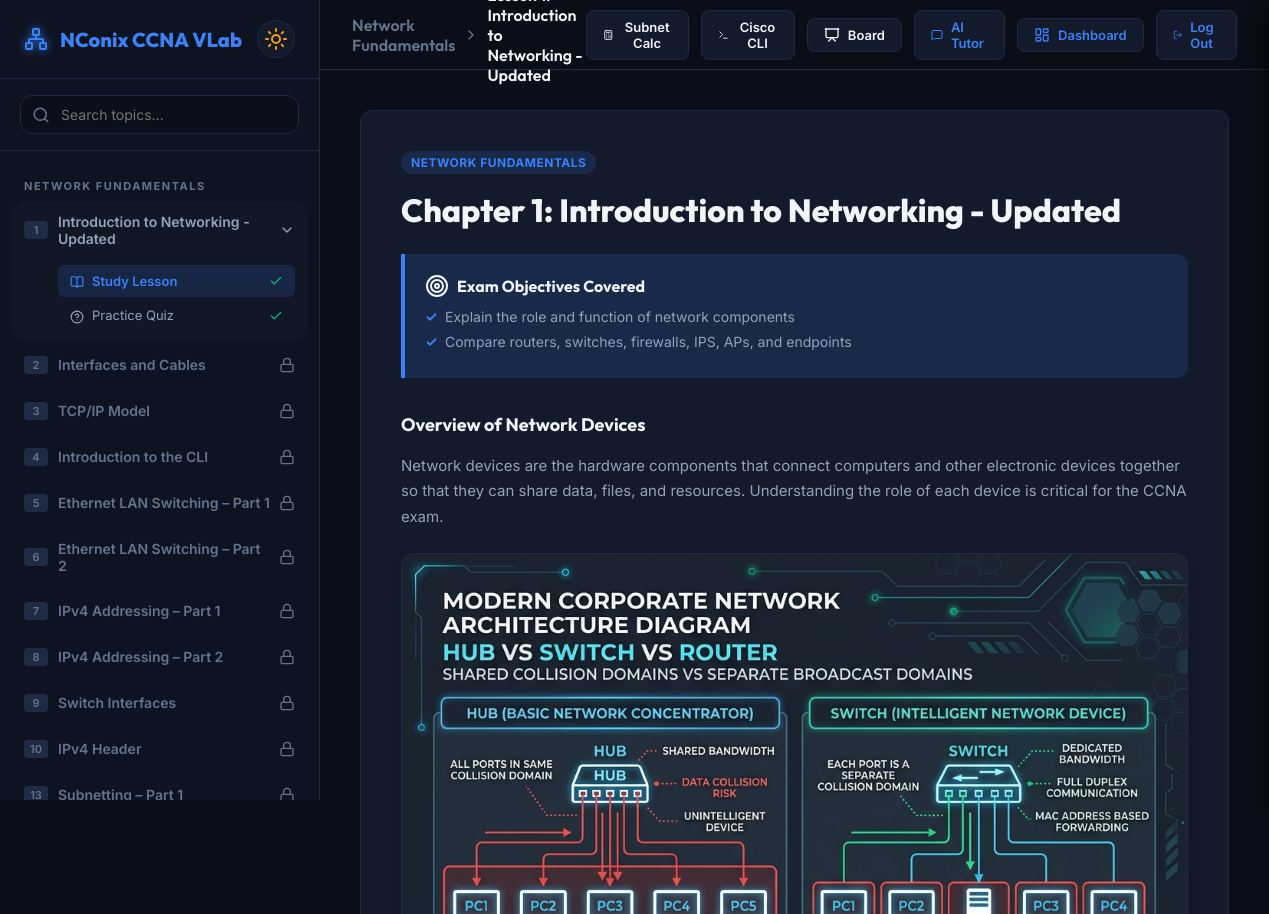
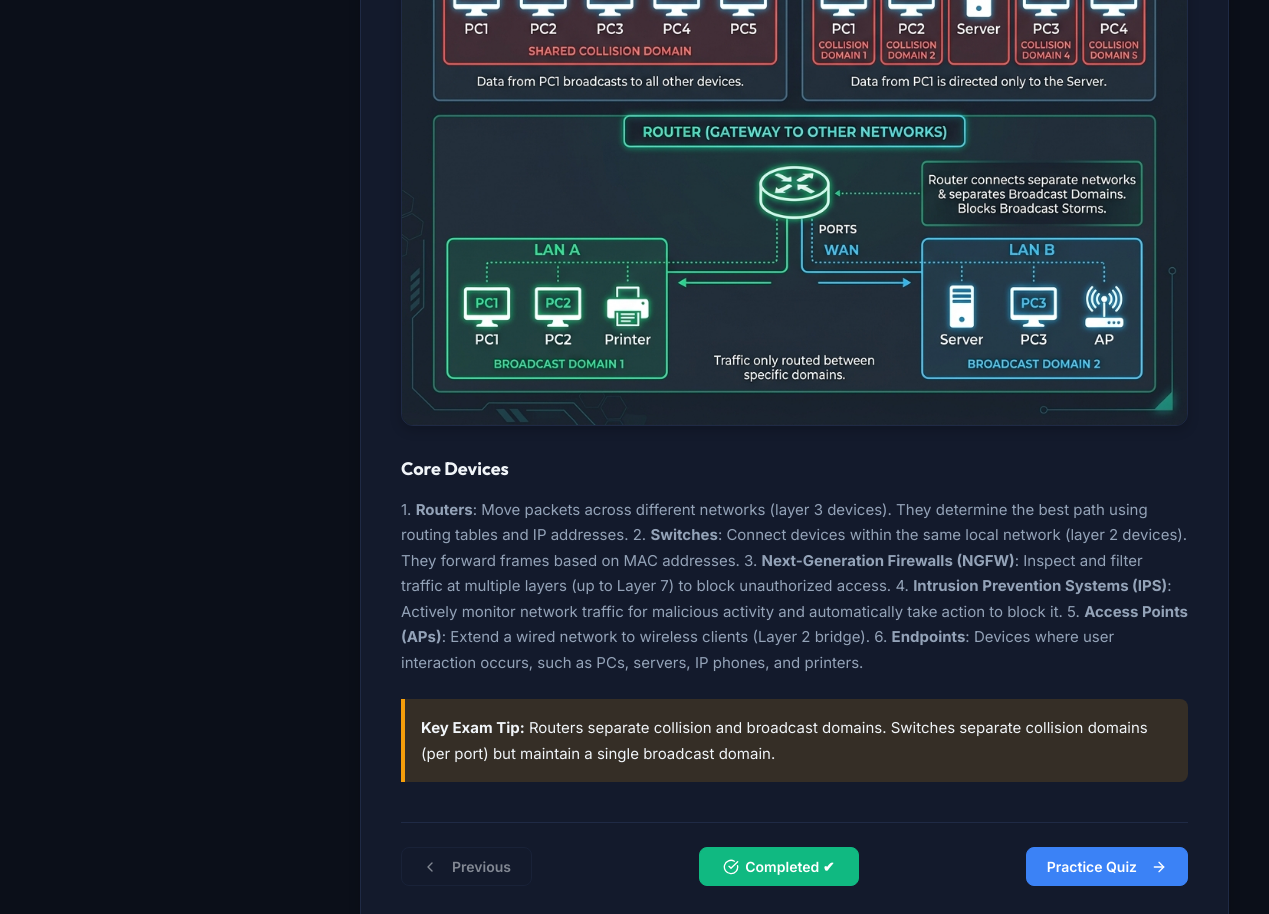
The app's page /lesson/1/ (signed in) with its own data (2 pictures, top to bottom).
### core/models.py (models this page shows, shortened)
class Domain(models.Model):
    name = models.CharField(max_length=100, unique=True)

class Topic(models.Model):
    id = models.IntegerField(primary_key=True)
    domain = models.ForeignKey(Domain, on_delete=models.CASCADE, related_name='topics')
    title = models.CharField(max_length=200)
    objectives = models.JSONField(default=list)  # list of strings
    lesson_content = models.TextField()  # markdown
    class Meta:
        ordering = ['id']

### core/views.py (the view)
# urls.py: path('lesson/<int:topic_id>/', views.lesson_view, name='lesson'),
@login_required
def lesson_view(request, topic_id):
    topic = get_object_or_404(Topic, id=topic_id)
    if hasattr(request.user, 'profile') and not request.user.profile.has_access_to_topic(topic_id):
        sidebar_domains = get_sidebar_data(request.user)
        return render(request, 'core/topic_locked.html', {
            'topic': topic,
            'sidebar_domains': sidebar_domains,
        })
    progress, _ = UserProgress.objects.get_or_create(user=request.user, topic=topic)
    parsed_lesson = parse_markdown(topic.lesson_content)
    sidebar_domains = get_sidebar_data(request.user)
    context = {
        'topic': topic,
        'current_topic_id': topic_id,
        'lesson_html': parsed_lesson,
        'progress': progress,
        'sidebar_domains': sidebar_domains,
        'active_page': 'lesson',
        'prev_id': topic_id - 1 if topic_id > 1 else None,
        'next_id': topic_id + 1 if topic_id < 63 else None,
    }
    return render(request, 'core/lesson.html', context)

### core/context_processors.py (called while the page is built)
def additional_topics(request):
    return {
        'additional_topics': AdditionalTopic.objects.all().order_by('created_at')
    }

### core/models.py (called while the page is built)
    def has_access_to_topic(self, topic_id):
        if self.role == 'admin':
            return True
        if self.unlock_all_topics:
            return True
        try:
            return int(topic_id) in (self.allowed_topics or [])
        except (ValueError, TypeError):
            return False

### core/templates/core/lesson.html (shortened to what this page needs)
{% extends 'core/base.html' %}
{% block breadcrumbs %}
  <span class="breadcrumb-root">{{ topic.domain.name }}</span>
  <span class="breadcrumb-separator"><i data-lucide="chevron-right"></i></span>
  <span class="breadcrumb-current">Lesson {{ topic.id }}: {{ topic.title }}</span>
{% endblock %}
{% block content %}
<div class="lesson-card">
  <span class="lesson-meta-tag">{{ topic.domain.name }}</span>
  <h2 class="lesson-title">Chapter {{ topic.id }}: {{ topic.title }}</h2>
  <div class="objectives-box">
    <h4><i data-lucide="target"></i> Exam Objectives Covered</h4>
    <ul class="objectives-list">
      {% for obj in topic.objectives %}
        <li>{{ obj }}</li>
      {% endfor %}
    </ul>
  </div>
  <div class="lesson-body" style="margin-top: 30px; line-height: 1.7;">
    {{ lesson_html|safe }}
  </div>
  <div class="lesson-actions" style="margin-top: 40px; display: flex; gap: 16px; flex-wrap: wrap;">
    {% if prev_id %}
      <a href="{% url 'lesson' prev_id %}" class="btn" style="text-decoration: none; display: inline-flex; align-items: center; border: 1px solid var(--border-color); background-color: var(--bg-card); color: var(--text-primary);">
        <i data-lucide="chevron-left" style="width: 16px; height: 16px; margin-right: 6px;"></i> Previous
      </a>
    {% else %}
      <button class="btn" disabled style="opacity: 0.5;">
        <i data-lucide="chevron-left" style="width: 16px; height: 16px; margin-right: 6px;"></i> Previous
      </button>
    {% endif %}
    <button class="btn {% if progress.lesson_completed %}btn-success{% else %}btn-success-outline{% endif %}" id="completeBtn" style="min-width: 160px; display: inline-flex; align-items: center; justify-content: center; gap: 6px;">
      <i data-lucide="check-circle" style="width: 16px; height: 16px;"></i>
      <span id="completeText">{% if progress.lesson_completed %}Completed ✔{% else %}Mark Completed{% endif %}</span>
    </button>
    <a href="{% url 'quiz' topic.id %}" class="btn btn-primary" style="text-decoration: none; display: inline-flex; align-items: center;">
      Practice Quiz <i data-lucide="arrow-right" style="width: 16px; height: 16px; margin-left: 6px;"></i>
    </a>
  </div>
</div>
{% endblock %}

### core/templates/core/base.html (shortened to what this page needs)
{% load static %}
<!DOCTYPE html>
<html lang="en" data-theme="dark">
<head>
  <link rel="stylesheet" href="{% static 'core/styles.css' %}">
</head>
<body>
  <div class="app-container">
    <aside class="sidebar" id="sidebar">
      <div class="sidebar-header">
        <a href="{% url 'dashboard' %}" class="logo" style="text-decoration: none;">
          <i data-lucide="network" class="logo-icon"></i>
          <span>NConix CCNA <span class="accent-text">VLab</span></span>
        </a>
        <button class="theme-toggle" id="themeToggleBtn" title="Toggle Light/Dark Mode">
          <i data-lucide="sun" class="sun-icon"></i>
        </button>
      </div>
      <div class="search-box">
        <i data-lucide="search" class="search-icon"></i>
        <input type="text" id="searchInput" placeholder="Search topics...">
      </div>
      <nav class="navigation">
        <div class="nav-list" id="navList">
          {% if user.is_authenticated %}
            {% for domain in sidebar_domains %}
              <div class="nav-section-title">{{ domain.name|upper }}</div>
              {% for topic in domain.topics %}
                <div class="chapter-item {% if active_page == 'lesson' or active_page == 'quiz' %}{% if topic.id == current_topic_id %}expanded{% endif %}{% endif %}" id="chapter-{{ topic.id }}" data-title="{{ topic.title }}">
                  <div class="chapter-header">
                    <div class="chapter-title-container">
                      <span class="chapter-number">{{ topic.id }}</span>
                      <span {% if topic.locked %}style="color: var(--text-muted);"{% endif %}>{{ topic.title }}</span>
                    </div>
                    {% if topic.locked %}
                      <i data-lucide="lock" class="chapter-chevron" style="color: var(--text-muted); transform: none !important;"></i>
                    {% else %}
                      <i data-lucide="chevron-right" class="chapter-chevron"></i>
                    {% endif %}
                  </div>
                  <div class="chapter-children">
                    {% if topic.locked %}
                      <div class="nav-sub-item disabled-nav-item" style="opacity: 0.4; cursor: not-allowed; pointer-events: none; padding-left: 20px;">
                        <span><i data-lucide="lock" class="sub-item-icon"></i>Study Lesson (Locked)</span>
                      </div>
                      <div class="nav-sub-item disabled-nav-item" style="opacity: 0.4; cursor: not-allowed; pointer-events: none; padding-left: 20px;">
                        <span><i data-lucide="lock" class="sub-item-icon"></i>Practice Quiz (Locked)</span>
                      </div>
                    {% else %}
                      <a href="{% url 'lesson' topic.id %}" class="nav-sub-item {% if active_page == 'lesson' and topic.id == current_topic_id %}active{% endif %} {% if topic.lesson_completed %}completed{% endif %}" id="nav-lesson-{{ topic.id }}">
                        <span><i data-lucide="book-open" class="sub-item-icon"></i>Study Lesson</span>
                        <i data-lucide="check" class="nav-check"></i>
                      </a>
                      <a href="{% url 'quiz' topic.id %}" class="nav-sub-item {% if active_page == 'quiz' and topic.id == current_topic_id %}active{% endif %} {% if topic.quiz_completed %}completed{% endif %}" id="nav-quiz-{{ topic.id }}">
                        <span><i data-lucide="help-circle" class="sub-item-icon"></i>Practice Quiz</span>
                        <i data-lucide="check" class="nav-check"></i>
                      </a>
                    {% endif %}
                  </div>
                </div>
              {% endfor %}
            {% endfor %}
          {% endif %}
        </div>
      </nav>
    </aside>
    <main class="workspace">
      <header class="header">
        <div class="header-breadcrumbs">
          {% block breadcrumbs %}{% endblock %}
        </div>
        <div class="header-actions">
          <button class="header-btn" id="toolSubnetBtn" title="Subnetting Calculator">
            <i data-lucide="calculator"></i>
            <span>Subnet Calc</span>
          </button>
          <button class="header-btn" id="toolCliBtn" title="Cisco IOS CLI Simulator">
            <i data-lucide="terminal"></i>
            <span>Cisco CLI</span>
          </button>
          {% if user.is_authenticated %}
            {% if active_page != 'admin_board' %}
              <button class="header-btn" id="toolBoardBtn" title="Live Shared Whiteboard" style="position: relative;">
                <i data-lucide="presentation"></i>
                <span>Board</span>
              </button>
            {% endif %}
            <a href="{% url 'tutor_bot' %}" class="header-btn {% if active_page == 'tutor_bot' %}highlight-btn{% endif %}" title="AI Networking Tutor" style="text-decoration: none;">
              <i data-lucide="message-square"></i>
              <span>AI Tutor</span>
            </a>
            <a href="{% url 'dashboard' %}" class="header-btn {% if active_page == 'dashboard' %}highlight-btn{% endif %}" style="text-decoration: none;">
              <i data-lucide="layout-dashboard"></i>
              <span>Dashboard</span>
            </a>
            <a href="{% url 'logout' %}" class="header-btn" title="Log Out" style="text-decoration: none;">
              <i data-lucide="log-out"></i>
              <span>Log Out</span>
            </a>
          {% endif %}
        </div>
      </header>
      <div class="viewport" id="viewport">
        {% block content %}{% endblock %}
      </div>
    </main>
  </div>
</body>
</html>

### records on screen
Domain: name "NETWORK FUNDAMENTALS"
Topic: title "Introduction to Networking - Updated", domain.name "Network Fundamentals", title "Introduction to Networking - Updated", domain.name "NETWORK FUNDAMENTALS", id "1"
Topic: title "Interfaces and Cables"
Topic: title "TCP/IP Model"
Topic: title "Introduction to the CLI"
Topic: title "Ethernet LAN Switching – Part 1"
Topic: title "Ethernet LAN Switching – Part 2"
Topic: title "IPv4 Addressing – Part 1"
Topic: title "IPv4 Addressing – Part 2"
Topic: title "Switch Interfaces"
Topic: title "IPv4 Header"
Topic: title "Subnetting – Part 1"

### other values on screen
{{ topic.id }} "1" "2" "3" "4" "5" "6" "7" "8" "9" "10" "13"
{{ obj }} "Explain the role and function of network components" "Compare routers, switches, firewalls, IPS, APs, and endpoints"
